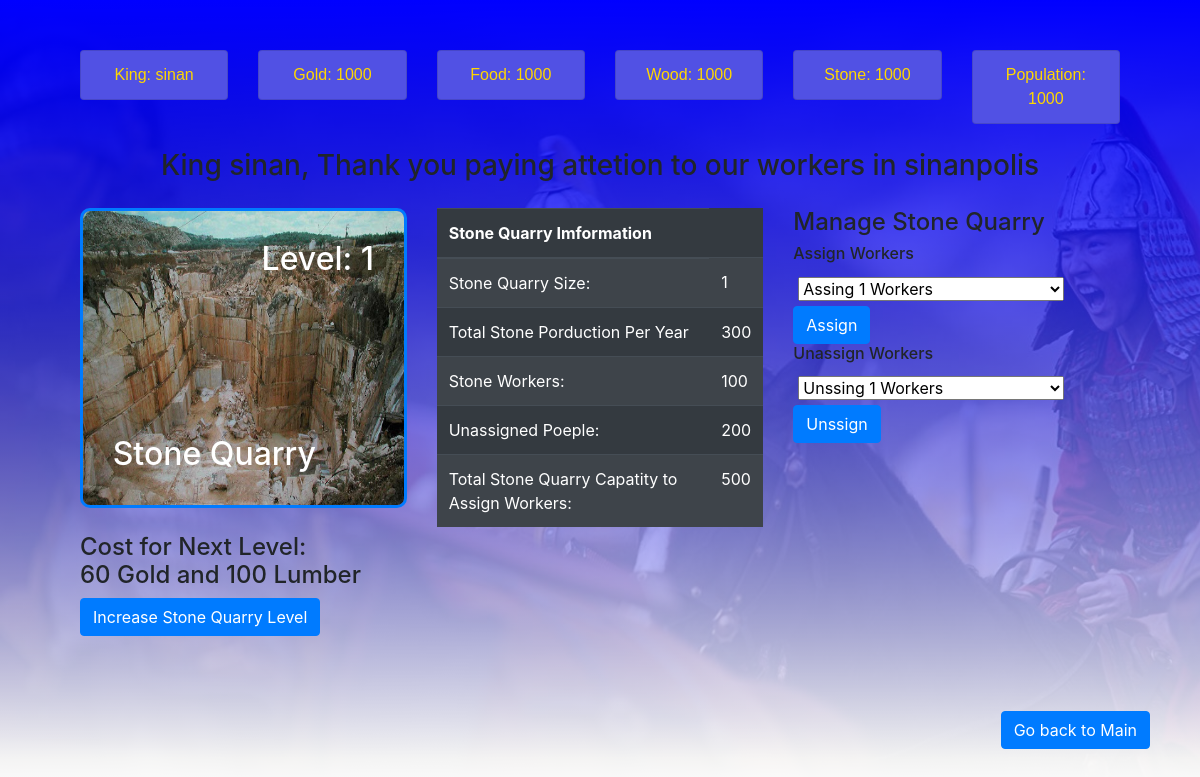
The page /stone_quarry (signed in) on the database its author committed.
### models.py (models this page shows, shortened)
class Player(UserMixin, Model):
    player_name = CharField(unique=True)
    email = CharField(unique=True)
    password = CharField(max_length=100)
    joined_at = DateTimeField(default = datetime.datetime.now)
    is_admin = BooleanField(default=False)
    gold = IntegerField(default=1000)
    food = IntegerField(default=1000)
    wood = IntegerField(default=1000)
    stone = IntegerField(default=1000)
    research_point = IntegerField(default=1000)
    game_year = IntegerField(default=650)
    class Meta:
        database = DATABASE
        order_by = ("joined_at",)

class Population(Model):
    king_name = ForeignKeyField(Player, to_field="player_name")
    total_population = IntegerField(default=1000)
    unassingned_population = IntegerField(default=200)
    farmer = IntegerField(default=300)
    stone_worker = IntegerField(default=100)
    gold_miner = IntegerField(default=100)
    lumberjack = IntegerField(default=100)
    spearman = IntegerField(default=100)
    swordsman = IntegerField(default=30)
    archers = IntegerField(default=20)
    ligth_cavalry = IntegerField(default=20)
    heavy_cavalry = IntegerField(default=10)
    mounted_archer = IntegerField(default=20)
    class Meta:
        database = DATABASE

class City(Model):
    city_name = CharField(unique=True)
    king_of_city = ForeignKeyField(Player, to_field="player_name")
    population_max = IntegerField(default=5000)
    city_level = IntegerField(default=1)
    academy = IntegerField(default=1)
    stable_level = IntegerField(default=1)
    barracks = IntegerField(default=1)
    farm = IntegerField(default=1)
    gold_mine = IntegerField(default=1)
    stone_quary = IntegerField(default=1)
    lumberjack = IntegerField(default=1)
    wall_level = IntegerField(default=1)
    class Meta:
        database = DATABASE

### app.py (the view)
@app.route('/stone_quarry')
@login_required
def stone_quarry():
    village_data = models.City.get(models.City.king_of_city == g.user.player_name)
    population_data = models.Population.get(models.Population.king_name == g.user.player_name)
    player = models.Player.get(models.Player.email == g.user.email)
    return render_template("stone_quarry.html", village_data = village_data, population_data= population_data,player=player)

### app.py (called while the page is built)
@login_manager.user_loader
def load_player(player_id):
    try:
        return models.Player.get(models.Player.id == player_id)
    except models.DoesNotExist:
        return None

@app.before_request
def before_request():
    g.db = models.DATABASE
    g.db.connect()
    g.user = current_user

@app.after_request
def after_request(response):
    g.db.close()
    return response

### templates/stone_quarry.html (shortened to what this page needs)
{% extends "game_main.html" %}
{% block content %}
<div >
    <div class="game_main_row col-12">
        <div class="col-12 col-sm-4 col-md-4 col-lg-2">
            <li class="list-group-item">King: {{player.player_name}} </li>
        </div>
        <div class="col-12 col-sm-4 col-md-4 col-lg-2">
            <li class="list-group-item">Gold: {{player.gold}}</li>
        </div>
        <div class="col-12 col-sm-4 col-md-4 col-lg-2">
            <li class="list-group-item">Food: {{player.food}}</li>
        </div>
        <div class="col-12 col-sm-4 col-md-4 col-lg-2">
            <li class="list-group-item">Wood: {{player.wood}}</li>
        </div>
        <div class="col-12 col-sm-4 col-md-4 col-lg-2">
            <li class="list-group-item">Stone: {{player.stone}}</li>
        </div>
        <div class="col-12 col-sm-4 col-md-4 col-lg-2">
            <li class="list-group-item">Population: {{population_data.total_population}}</li>
        </div>
    </div>
</div>
<div class="col-12">
    <div style=" text-align: center ;margin-bottom: 25px;">
            <h3>King {{player.player_name}}, Thank you paying attetion to our workers in {{village_data.city_name}}</h3>
    </div>
</div>
<div class="game_main_row">
<div class="col-12"  >
    <div class=" col-sm-12 col-md-12 col-lg-4">
        <div >
            <h2 class="game_main_image_title"> Stone Quarry </h2>
            <h2 class="village_image_city_level"> Level: {{village_data.stone_quary}}</h2>
            <a  href="{{url_for('village')}}"><img src="static/images/stone_quary.jpg" alt="stone"></a>
        </div>
        <div >
            <h4 > Cost for Next Level: <br> {{30 * (2 ** (village_data.stone_quary )) }} Gold and {{50 * (2 ** (village_data.stone_quary) )}} Lumber</h4>
            <a class="btn btn-primary" href="{{url_for('stone_quarry_level_up')}}">Increase Stone Quarry Level</a>
        </div>
    </div>
    <div class=" col-sm-12 col-md-12 col-lg-4">
            <table class="table table-dark table-striped">
                    <thead>
                      <tr>
                        <th scope="col">Stone Quarry Imformation</th>
                      </tr>
                    </thead>
                    <tbody>
                      <tr>
                        <td>Stone Quarry Size:</td>
                        <td>{{village_data.stone_quary}}</td>
                       </tr>
                      <tr>
                        <td>Total Stone Porduction Per Year</td>
                        <td>{{population_data.stone_worker * 3 }}</td>
                      </tr>
                      <tr>
                            <td>Stone Workers:</td>
                            <td>{{population_data.stone_worker}}</td>
                        </tr>
                        <tr>
                            <td>Unassigned Poeple:</td>
                            <td>{{population_data.unassingned_population}}</td>
                        </tr>
                        <tr>
                            <td>Total Stone Quarry Capatity to Assign Workers:</td>
                            <td>{{village_data.stone_quary * 500}}</td>
                        </tr>
                    </tbody>
                  </table>
        </div>
        <div class=" col-sm-12 col-md-12 col-lg-4">
            <div>
                <h4>Manage Stone Quarry</h4>
                <h6>Assign Workers </h6>
                  <form action="{{ url_for('assin_stone_workers') }}" method="POST">
                      <select name="assin_stone_workers" >
                          <option value="1">Assing 1 Workers  </option>
                        </select>
                      <button type="submit" class="btn btn-primary " id="assign_stone_workers">Assign</button>
                  </form>
                  <h6>Unassign Workers</h6>
                  <form action="{{ url_for('unassin_stone_workers') }}" method="POST">
                      <select name="unassin_stone_workers" >
                          <option value="1">Unssing 1 Workers   </option>
                        </select>
                      <button type="submit" class="btn btn-primary " id="unassign_stone_workers">Unssign</button>
                  </form>
              </div>
      </div>
</div>
<a style="position: relative; float: right; margin-bottom: 50px" class="btn btn-primary " href="{{url_for('village')}}"> Go back to Main</a>
</div>
{% endblock %}

### static/styles/style.css (style rules this page uses)
body { background-image:linear-gradient(blue, transparent 95%), linear-gradient(0deg, white, transparent ), url("/static/images/horseman.jpg"); background-size: cover; background-repeat: no-repeat; min-height: 700px; padding:50px; }
.game_main_row div { position: relative; float: left; padding-bottom: 25px; }
.game_main_row li { text-align: center; font-family: 'Franklin Gothic Medium', 'Arial Narrow', Arial, sans-serif; color:gold; background: rgb(81, 81, 228) }
img { border-style: solid; border-radius: 10px; width: 100%; height: 300px; display: block; }
.game_main_image_title { color:white; position: absolute; z-index: 999; margin: 0 auto; left: 10%; right: 0; top: 70%; }
.village_image_city_level { color:white; position: absolute; z-index: 999; margin: 0 auto; right: 10%; top: 10%; }
select { width: 90%; margin:5px; }

### rows shown on the page
Player: player_name "sinan", gold "1000", food "1000", wood "1000", stone "1000"
Population: total_population "1000", population_data.stone_worker*3 "300", stone_worker "100", unassingned_population "200"
City: city_name "sinanpolis", stone_quary "1", 30*(2**(village_data.stone_quary)) "60", 50*(2**(village_data.stone_quary)) "100", village_data.stone_quary*500 "500"
